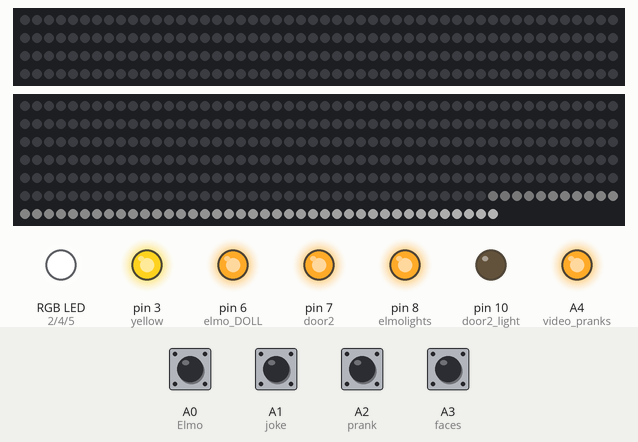
Bench run of a program on a simulated Arduino Nano, built with avr-gcc and run on an emulated ATmega328P. Parts: 200 RGB LEDs in strip order, left to right, continuing on the next row, 340 RGB LEDs in strip order, left to right, continuing on the next row, an RGB LED mixed from three pins (HIGH = lit), output pins drawn as LEDs (lit = HIGH). The inputs (shaded band) are chosen by the test bench; at power-on: A0 (Elmo), A1 (joke), A2 (prank), A3 (faces) HIGH. Dim RGB values are drawn brighter than linear.

Above: at 15.8 s.
15.9 s: A0 (Elmo) pulled LOW for 0.15 s
16.6 s: A2 (prank) pulled LOW for 0.15 s
At 16.9 s:
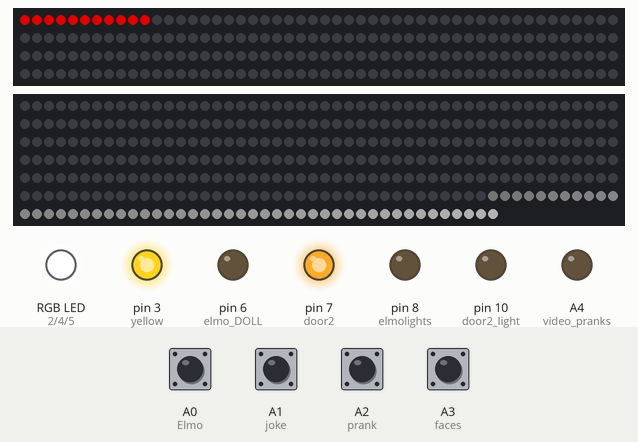
19.7 s: A1 (joke) pulled LOW for 0.15 s
20.4 s: A3 (faces) pulled LOW for 0.15 s
At 21.5 s:
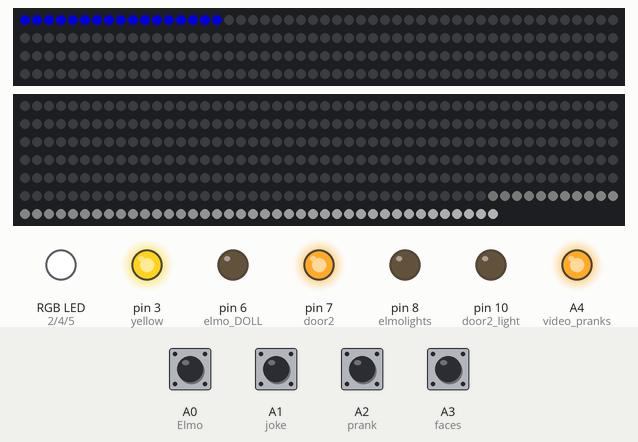
Timing chart, 0 to 34.8 s (numbered marks = the images above; inputs shaded):
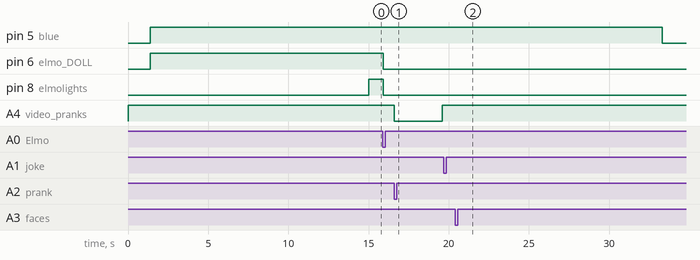

The program:

main.cpp
```cpp
#include <Arduino.h>

#include <FastLED.h>
bool elmo = false;
bool jokeOfTheDay = false;
bool telephoneJoke = false;
bool facePuzzle = false;

class strip{
  public:
    uint16_t numberOfLeds;
    uint16_t startingLED;
    uint8_t mode = 0; //0 is off, 1 is fill pipe, 2 is chase pipe, 3 is fill out, 4 is chase out
    uint16_t step =0;

    strip(uint16_t x, uint16_t y){
      numberOfLeds = x;
      startingLED = y;
    }
};

uint8_t chargeLevel = 0;
void fillColor(uint16_t, uint8_t);

strip strip1(200, 0);
strip stripOut(340, strip1.numberOfLeds);

unsigned long elmoTimer;
const uint16_t elmoOffTimer = 15000;
const uint16_t prankDelay = 3000;

CRGB leds[540];
int frameDuration = 10;
unsigned long timer;
void assignLEDs(strip&);
void elmoLaughs();
void turnOnLight(uint8_t);

void setup() {
    elmoTimer = 0;
  pinMode(A0, INPUT_PULLUP);  //Elmo
  pinMode(A1, INPUT_PULLUP);  //joke
  pinMode(A2, INPUT_PULLUP);  //prank
  pinMode(A3, INPUT_PULLUP);  //faces

  pinMode(A4, OUTPUT);    // video pranks
  digitalWrite(A4, HIGH);

  pinMode(8, OUTPUT);  //elmolights
  digitalWrite(8, LOW);
  delay(200);
 pinMode(2, OUTPUT);  //red
 digitalWrite(2, LOW);
 delay(200);
 pinMode(3, OUTPUT);  //yellow
 digitalWrite(3, LOW);
 delay(200);
 pinMode(4, OUTPUT);  //green
 digitalWrite(4, LOW);
 delay(200);
 pinMode(5, OUTPUT);  //blue
 digitalWrite(5, LOW);
 delay(200);
 pinMode(6, OUTPUT);  //elmo DOLL
 digitalWrite(6, LOW);
 delay(200);
 pinMode(7, OUTPUT);  //door2
 digitalWrite(7, HIGH);
 delay(200);
 pinMode(10, OUTPUT); //door2 light
 digitalWrite(10, HIGH);
 digitalWrite(8, LOW);

  digitalWrite(2, HIGH);
  digitalWrite(3, HIGH);
  digitalWrite(4, HIGH);
  digitalWrite(5, HIGH);
  digitalWrite(6, HIGH);
  digitalWrite(10, LOW);
  digitalWrite(8, LOW);
  digitalWrite(A6, HIGH);
  FastLED.addLeds<NEOPIXEL, 11>(leds, 0, strip1.numberOfLeds);
  FastLED.addLeds<NEOPIXEL, 12>(leds, strip1.numberOfLeds, stripOut.numberOfLeds);


  FastLED.setBrightness(50);

  timer = millis();
  for (uint16_t i =0; i<stripOut.startingLED + stripOut.numberOfLeds; i++){
    leds[i]= CRGB::White;
    delay(2);FastLED.show();
    for (uint16_t j =0; j<stripOut.startingLED + stripOut.numberOfLeds; j++){
        leds[j].fadeToBlackBy(10);
    }
  }
  for (int i = 0; i<20; i++){
    for (uint16_t j =0; j<stripOut.startingLED + stripOut.numberOfLeds; j++){
        leds[j].fadeToBlackBy(10);
    }

  }


  FastLED.setBrightness(150);
  frameDuration = 50;
  }

void loop() {

  if ((digitalRead(A0) == LOW) and (elmo == false)) {
    strip1.mode = 1;
    strip1.step = 0;
    elmo = true;
    chargeLevel++;
    digitalWrite(6, LOW);
    digitalWrite(8, LOW);
    elmoTimer = millis();
      }
  if ((digitalRead(A1) == LOW) and (jokeOfTheDay == false)) {
    strip1.mode = 1;
    strip1.step = 0;
    jokeOfTheDay = true;
    chargeLevel++;
    digitalWrite(6, LOW);
    digitalWrite(8, LOW);
    elmoTimer = millis();
  }
  if ((digitalRead(A2) == LOW) and (telephoneJoke == false)) {
    strip1.mode = 1;
    strip1.step = 0;
    telephoneJoke = true;
    digitalWrite(A4, LOW);
    chargeLevel++;
    delay(prankDelay);
    digitalWrite(6, LOW);
    digitalWrite(8, LOW);
    elmoTimer = millis();
    digitalWrite(A4, HIGH);
      }
  if ((digitalRead(A3) == LOW) and (facePuzzle == false)) {
    strip1.mode = 1;
    strip1.step = 0;
    facePuzzle = true;
    chargeLevel++;
        digitalWrite(6, LOW);
    digitalWrite(8, LOW);
    elmoTimer = millis();
  }

  if ((millis()-timer) > frameDuration){
    assignLEDs(strip1);
    assignLEDs(stripOut);
    timer = millis();
  }
  FastLED.show();
  elmoLaughs();
}
void assignLEDs(strip& led){
  switch (led.mode)  {
    case 0:
      fillColor(led.step + led.startingLED, 0);
      led.step++;
      if (led.step == led.numberOfLeds){

        led.step = 0;
      }
      break;
    case 1:
      fillColor(led.step + led.startingLED, chargeLevel);
      led.step++;
      if (led.step == led.numberOfLeds){
        turnOnLight(chargeLevel);
        led.mode--;
        led.step = 0;
        //digitalWrite(6, HIGH);
      }
      break;
    case 2:
      break;
    case 3:
      fillColor(led.step + led.startingLED, 1);
      led.step++;
      if (led.step == 163){
        digitalWrite(7, LOW);
        digitalWrite(10, HIGH);
      }
      if (led.step == led.numberOfLeds){
        led.mode++;
        led.step = 0;
        frameDuration = 50;
      }
      break;
    case 4:
      for (uint8_t i =0; i<34; i++){
         leds[(i*10 )+ led.step+stripOut.startingLED] = CRGB::Red;
      }

      led.step++;
      if (led.step == 10){

        led.step = 0;
      }
      for (uint16_t j =stripOut.startingLED; j<stripOut.startingLED + stripOut.numberOfLeds; j++){
        leds[j].fadeToBlackBy(25);
      }
      break;
    default:
      break;
  }
}
void fillColor(uint16_t Led, uint8_t ChargeLevel){
  switch (ChargeLevel)
  {
  case 0:
    leds[Led] = CRGB::Black;
    break;
  case 1:
    leds[Led] = CRGB::Red;
    break;
  case 2:
    leds[Led] = CRGB::Yellow;
    break;
  case 3:
    leds[Led] = CRGB::Green;
    break;
  case 4:
    leds[Led] = CRGB::Blue;
    break;
  default:
    break;
  }
}
void turnOnLight(uint8_t level){
  switch (level)
  {
  case 0:
    digitalWrite(2, HIGH);
    digitalWrite(3, HIGH);
    digitalWrite(4, HIGH);
    digitalWrite(5, HIGH);
    break;
  case 1:
   digitalWrite(2, LOW);
   break;
  case 2:
   digitalWrite(3, LOW);
   break;
  case 3:
   digitalWrite(4, LOW);
   break;
  case 4:
   digitalWrite(5, LOW);
   if (stripOut.mode ==0) {
    stripOut.mode = 3;
    stripOut.step = 0;
   }
   break;
  default:
    break;
  }
}
void elmoLaughs(){
  if (millis()>(elmoTimer+elmoOffTimer)) {
    digitalWrite(8, HIGH);
    digitalWrite(6, HIGH);
  }

}
```

Measured:
- after the input at 15.9 s, pin 6 (elmo_DOLL), pin 8 (elmolights): HIGH → LOW at once
- after the input at 16.6 s, A4 (video_pranks): HIGH → LOW at once, → HIGH 3.0 s later
- after the input at 20.4 s, pin 4 (green): stays HIGH (without the input it goes to LOW after 12.2 s); pin 5 (blue): HIGH → LOW after 12.9 s; pin 6 (elmo_DOLL), pin 8 (elmolights): stays LOW (without the input it goes to HIGH after 14.3 s); the LEDs: first change after 0.05 s (image 2 shows a later state)
